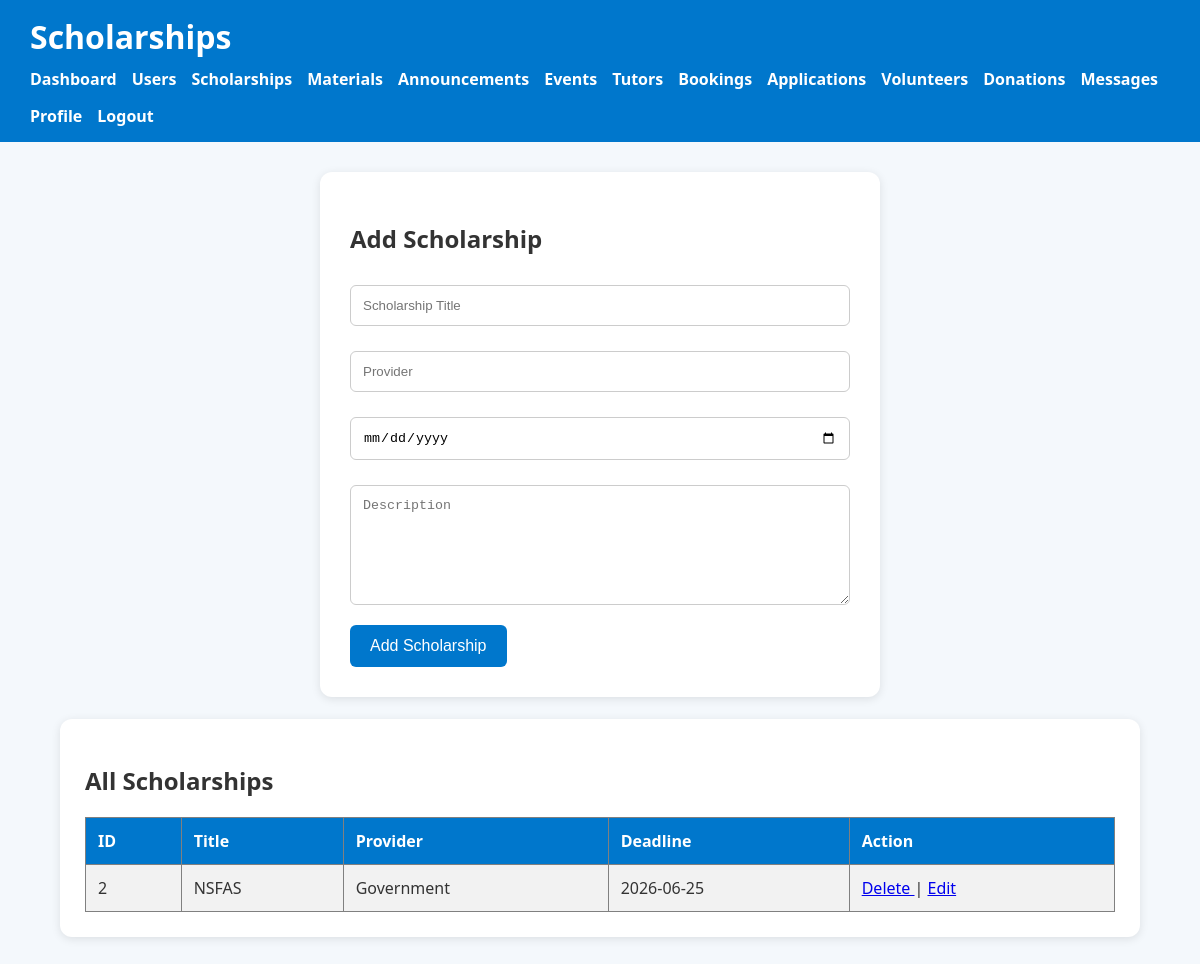
Page /manage_scholarships.php (signed in) on the committed database.
### tables this page shows
CREATE TABLE `scholarships` (
  `id` int(11) NOT NULL,
  `title` varchar(100) NOT NULL,
  `provider` varchar(100) NOT NULL,
  `deadline` date NOT NULL,
  `description` text NOT NULL
);

### manage_scholarships.php (the view, shortened to what this page needs)
<?php
include("db.php");
$result=mysqli_query($conn,
"SELECT * FROM scholarships");
?>
<!DOCTYPE html>
<html>
<head>
<link rel="stylesheet" href="style.css">
</head>
<body>
<header>
<h1>Scholarships</h1>
<nav>
<a href="admin_dashboard.php">Dashboard</a>
<a href="manage_users.php">Users</a>
<a href="manage_scholarships.php">Scholarships</a>
<a href="manage_materials.php">Materials</a>
<a href="manage_announcements.php">Announcements</a>
<a href="manage_events.php">Events</a>
<a href="manage_tutors.php">Tutors</a>
<a href="manage_bookings.php">Bookings</a>
<a href="manage_applications.php">Applications</a>
<a href="manage_volunteers.php">Volunteers</a>
<a href="manage_donations.php">Donations</a>
<a href="manage_contacts.php">Messages</a>
<a href="profile.php">Profile</a>
<a href="logout.php">Logout</a>
</nav>
</header>
<div class="container">
<form method="POST">
<h2>Add Scholarship</h2>
<input
type="text"
name="title"
placeholder="Scholarship Title"
required>
<input
type="text"
name="provider"
placeholder="Provider"
required>
<input
type="date"
name="deadline"
required>
<textarea
name="description"
placeholder="Description"
required
style="width:100%;height:120px;"></textarea>
<button
type="submit"
name="add">
Add Scholarship
</button>
</form>
<br>
<div class="card">
<h2>All Scholarships</h2>
<table border="1" width="100%" cellpadding="10">
<tr>
<th>ID</th>
<th>Title</th>
<th>Provider</th>
<th>Deadline</th>
<th>Action</th>
</tr>
<?php while($row=mysqli_fetch_assoc($result)){ ?>
<tr>
<td><?php echo $row['id']; ?></td>
<td><?php echo $row['title']; ?></td>
<td><?php echo $row['provider']; ?></td>
<td><?php echo $row['deadline']; ?></td>
<td>
<a href="delete_scholarship.php?id=<?php echo $row['id']; ?>">
Delete
</a>
|
<a href="edit_scholarship.php?id=<?php echo $row['id']; ?>">
Edit
</a>
</td>
</tr>
<?php } ?>
</table>
</div>
</div>
</body>
</html>

### style.css (style rules this page uses)
body { margin:0; font-family:Segoe UI, Arial, sans-serif; background:#f4f8fc; color:#333; }
header { background:#0077CC; color:white; padding:15px 30px; }
header h1 { margin:0; }
nav { margin-top:10px; display:flex; flex-wrap:wrap; gap:15px; }
nav a { color:white; text-decoration:none; font-weight:bold; }
.container { width:90%; max-width:1100px; margin:auto; padding:30px 0; }
.card { background:white; padding:25px; border-radius:12px; box-shadow:0 2px 10px rgba(0,0,0,0.1); transition:.3s; margin-bottom:20px; }
form { background:white; padding:30px; max-width:500px; margin:auto; border-radius:12px; box-shadow:0 2px 10px rgba(0,0,0,0.1); }
input, textarea, select { width:100%; padding:12px; margin-top:10px; margin-bottom:15px; border:1px solid #ccc; border-radius:6px; box-sizing:border-box; }
button { padding:12px 20px; background:#0077CC; color:white; border:none; border-radius:6px; cursor:pointer; font-size:16px; transition:.3s; }
table { width:100%; border-collapse:collapse; }
th { background:#0077CC; color:white; }
th, td { padding:12px; text-align:left; }
tr:nth-child(even) { background:#f2f2f2; }

### rows in the picture
scholarships: id "2", title "NSFAS", provider "Government", deadline "2026-06-25"
